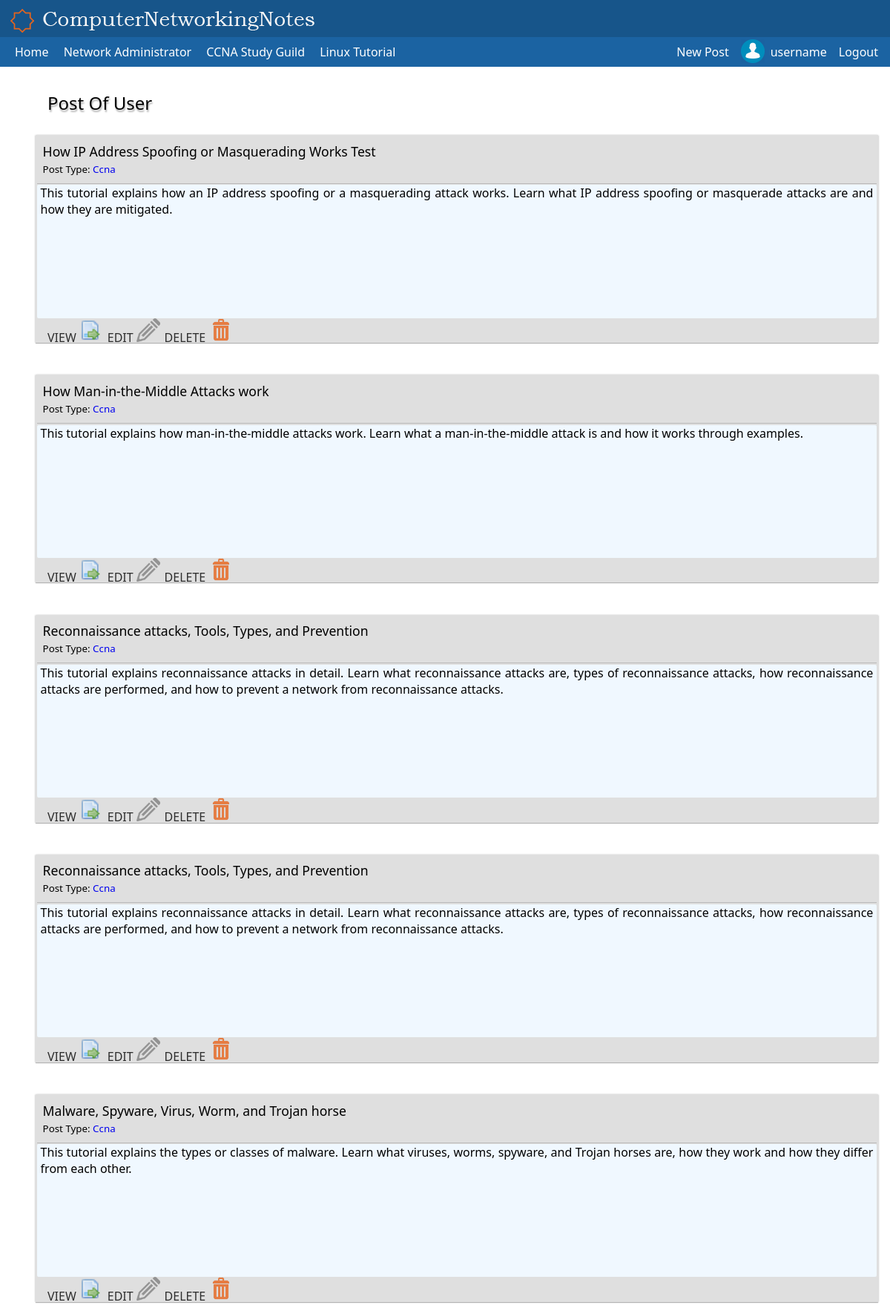
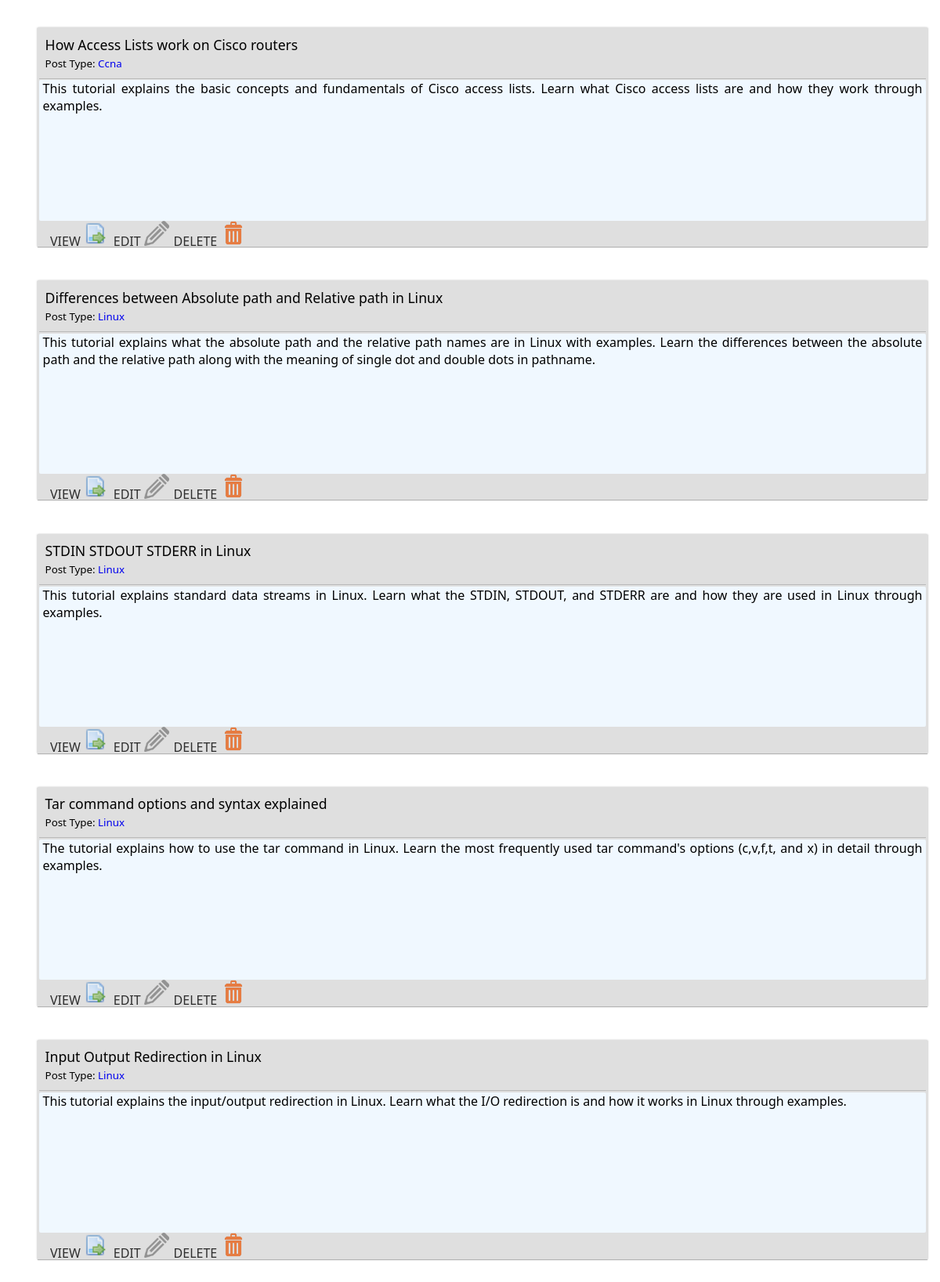
The app's page /authentication/profile (signed in, upper part) with its own data (2 pictures, top to bottom).
### tables this page shows
CREATE TABLE `posts` (
  `id` int(11) NOT NULL,
  `user_id` int(11) NOT NULL,
  `type` varchar(10) NOT NULL,
  `title` varchar(255) NOT NULL,
  `content` text NOT NULL,
  `mini_text` text,
  `view` int(10) NOT NULL,
  `thumbnail_img_url` varchar(255) NOT NULL,
  `created_at` timestamp NOT NULL DEFAULT CURRENT_TIMESTAMP,
  `updated_at` timestamp NOT NULL DEFAULT CURRENT_TIMESTAMP
);

### mvc/app/core/Controller.php (called while the page is built, shortened)
<?php
class Controller
{
    public function view($view, $data = [])
    {
        require_once "mvc/views/" . $view . ".php";
    }
}

### mvc/app/controllers/AuthenticationController.php (called while the page is built, shortened)
<?php
class AuthenticationController extends Controller
{
    public function profile()
    {
        $post = new Post();
        $posts = $post->query("SELECT * FROM `posts` WHERE `user_id` = {$_SESSION['user']['id']} ORDER BY `created_at` DESC LIMIT 0, 1000");
        return $this->view('layouts/app', ['page' => 'auth/profile', 'post' => $posts]);
    }
}

### mvc/Bridge.php (called while the page is built, shortened)
<?php
$app = new App();

### index.php (called while the page is built)
<?php
require_once (__DIR__.'/mvc/Bridge.php');

### mvc/app/core/Model.php (called while the page is built, shortened)
<?php
class Model extends Database
{
    public static function query($sql)
    {
        $database = new Database();
        $results = [];
        $result = $database->conn->query($sql);
        while ($row = $result->fetch(PDO::FETCH_ASSOC)) {
            array_push($results, $row);
        };
        return $results;
    }
}

### mvc/config/Database.php (called while the page is built, shortened)
<?php
class Database
{
    private $DBHOST = 'localhost';
    private $DBNAME = 'forum';
    private $DBUSERNAME = 'root';
    private $DBPASSWORD = '';
    public function __construct()
    {
        try {
            $this->conn = new PDO("mysql:host=$this->DBHOST;dbname=$this->DBNAME", $this->DBUSERNAME, $this->DBPASSWORD);
        } catch (PDOException $pe) {
            die("Could not connect to the database $this->DBNAME :" . $pe->getMessage());
        }
    }
}

### mvc/app/core/Asset.php (called while the page is built, shortened)
<?php
class Asset
{
    public static function asset($fileName)
    {
        return Asset::url() . "/mvc/public/" . $fileName;
    }
    public static function url()
    {
        return "http://" .$_SERVER['SERVER_NAME'];
    }
}

### mvc/views/auth/profile.php (the view, shortened to what this page needs)
<main id="main">
    <h3 class="mt-5 ml-5" style="margin-left: 1rem"><a href="#">Post Of User</a></h3>
    <div class="">
        <div class="">
            <?php $i = 1;
            foreach ($data['post'] as $post) : ?>
                <article class="item mr-5 border-ccc w-50 mt-5 mb-5">
                    <div class="item-heading p-2 m-2">
                        <a href="../../<?= $post['type'] ?>/show/<?= $post['id'] ?>"><?= $post['title']; ?></a>
                        <br>
                        <small> Post Type:
                            <a style="text-decoration: none;" href="/<?= $post['type'] ?>"><?= ucfirst($post['type']); ?></a></small>
                    </div>
                    <div class="item-content mr-5 ml-5" style="overflow: hidden">
                        <p class="pr-5 pl-5"><?= $post['mini_text'] ?></p>
                    </div>
                    <div class="item-footer mr-5 ml-5 d-flex justify-content-end">
                        <a href="../../<?= $post['type'] ?>/show/<?= $post['id'] ?>" class="d-flex">
                            <p class="pt-2">VIEW</p>
                            <img src="<?= Asset::asset('img/iconview.png') ?>" class="mr-2" title="view" alt="view icon">
                        </a>
                        <a href="../../post/edit/<?= $post['id'] ?>" class="d-flex">
                            <p class="pt-2">EDIT</p>
                            <img src="<?= Asset::asset('img/editicon.png') ?>" class="mr-2" title="view" alt="view icon">
                        </a>
                        <a href="../../post/delete/<?= $post['id'] ?>" class="d-flex">
                            <p class="pt-2">DELETE</p>
                            <img src="<?= Asset::asset('img/icondelete.png') ?>" class="mr-2" title="view" alt="view icon">
                        </a>
                    </div>
                </article>
            <?php endforeach; ?>
        </div>
    </div>
</main>

### mvc/public/css/common.css (style rules this page uses)
.mt-5 { margin-top: 1.7rem; }
.mr-5 { margin-right: 0.1rem; }
.ml-5 { margin-left: 0.1rem; }
.mb-5 { margin-bottom: 1rem; }
.m-2 { margin: 2px; }
.mr-2 { margin-right: 0.1rem; }
.pt-2 { padding-top: 0.1rem; }
.pr-5 { padding-right: 5px; }
.pl-5 { padding-left: 5px; }
.p-2 { padding: 0.5rem; }
.d-flex { display: flex; flex-direction: row; }
.justify-content-end { justify-content: end; }
.w-50 { width: 48%; display: inline-block; }

### mvc/public/css/header.css (style rules this page uses)
* { margin: 0px; padding: 0px; box-sizing: border-box; font-family: "Segoe UI", Arial, sans-serif; }

### mvc/public/css/main.css (style rules this page uses)
#main { margin: 0.5rem 2rem; }
#main > h3 { font-size: x-large; font-weight: normal; font-family: "Segoe UI", Arial, sans-serif; }
#main > h3 > a { text-decoration: none; color: black; text-shadow: rgba(0, 0, 0, 0.3) 1px 3px 2px; margin-left: 1rem; }
article { box-shadow: rgba(1, 1, 1, 0.12) -1px 0px 2px 0px, rgba(1, 1, 1, 0.12) 1px 0px 2px 0px, rgba(1, 1, 1, 0.24) 0px 1px 1px 0px; width: 25rem; margin-left: 1rem; height: 17.5rem; background-color: rgb(223, 223, 223); }
.item-heading { margin: 0.1rem; border-bottom: 1px solid rgb(185, 185, 185); height: 4rem; }
.item-heading > a { text-decoration: none; font-size: 1.1rem; color: black; }
.item-content { height: 64%; background-color: aliceblue; border-radius: 2px; border-top: 1px black; }
.item-content > p { overflow-wrap: anywhere; text-align: justify; overflow: hidden; }
.item-footer { height: 10%; border-top: 2px black; }
.item-footer > a { text-decoration: none; line-height: 1rem; color: black; opacity: 0.8; }
.item-footer > a > img { height: 2rem; width: 2rem; }
.item-footer > a > p { padding-top: 0.5rem; }
h1, h2, h3 { text-shadow: rgba(0, 0, 0, 0.3) 1px 3px 2px; }

### mvc/public/css/responsive.css (style rules this page uses)
@media only screen and (min-width:600px) and (max-width: 1200px) { .item { min-width: 100%; } }
@media only screen and (min-width:600px) and (max-width: 1200px) { #main { min-width: 90% !important; max-width: 100% !important; margin: 2rem !important; } }
@media only screen and (min-width:600px) and (max-width: 1200px) { .d-flex { flex-direction: column; } }
@media only screen and (min-width:600px) and (max-width: 1200px) { article { margin-bottom: 1rem; } }
@media only screen and (min-width:600px) and (max-width: 1200px) { .item-footer { margin-left: 1rem; margin-bottom: 1rem !important; } }
@media only screen and (min-width:600px) and (max-width: 1200px) { .item-footer, .item-footer a, .item-footer > a > p { display: inline !important; } }

### records on screen
posts: title "How IP Address Spoofing or Masquerading Works Test", type "Ccna", mini_text "This tutorial explains how an IP address spoofing or a masquerading attack works. Learn what IP address spoofing or masquerade attacks are and how they are mitigated."
posts: title "How Man-in-the-Middle Attacks work", type "Ccna", mini_text "This tutorial explains how man-in-the-middle attacks work. Learn what a man-in-the-middle attack is and how it works through examples."
posts: title "Reconnaissance attacks, Tools, Types, and Prevention", type "Ccna", mini_text "This tutorial explains reconnaissance attacks in detail. Learn what reconnaissance attacks are, types of reconnaissance attacks, how reconnaissance attacks are performed, and how to prevent a network from reconnaissance attacks."
posts: title "Reconnaissance attacks, Tools, Types, and Prevention", type "Ccna", mini_text "This tutorial explains reconnaissance attacks in detail. Learn what reconnaissance attacks are, types of reconnaissance attacks, how reconnaissance attacks are performed, and how to prevent a network from reconnaissance attacks."
posts: title "Malware, Spyware, Virus, Worm, and Trojan horse", type "Ccna", mini_text "This tutorial explains the types or classes of malware. Learn what viruses, worms, spyware, and Trojan horses are, how they work and how they differ from each other."
posts: title "How Access Lists work on Cisco routers", type "Ccna", mini_text "This tutorial explains the basic concepts and fundamentals of Cisco access lists. Learn what Cisco access lists are and how they work through examples."
posts: title "Differences between Absolute path and Relative path in Linux", type "Linux", mini_text "This tutorial explains what the absolute path and the relative path names are in Linux with examples. Learn the differences between the absolute path and the relative path along with the meaning of single dot and double dots in pathname."
posts: title "STDIN STDOUT STDERR in Linux", type "Linux", mini_text "This tutorial explains standard data streams in Linux. Learn what the STDIN, STDOUT, and STDERR are and how they are used in Linux through examples."
posts: title "Tar command options and syntax explained", type "Linux", mini_text "The tutorial explains how to use the tar command in Linux. Learn the most frequently used tar command's options (c,v,f,t, and x) in detail through examples."
posts: title "Input Output Redirection in Linux", type "Linux", mini_text "This tutorial explains the input/output redirection in Linux. Learn what the I/O redirection is and how it works in Linux through examples."

### other values on screen
$_SESSION['user']['username'] "username"
